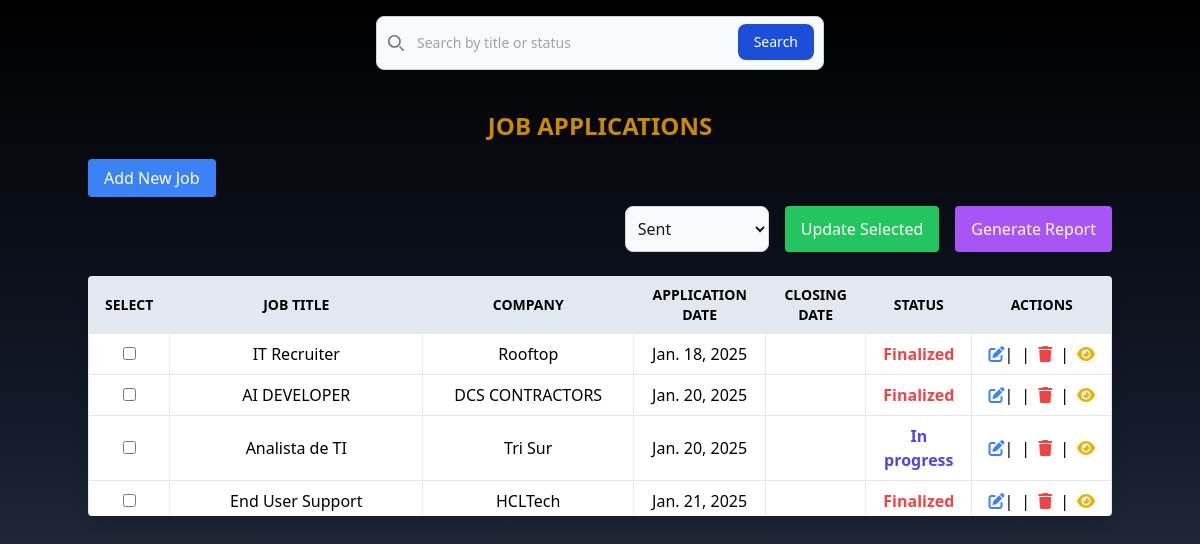
The page / on the database its author committed.
### job_app/models.py (models this page shows, shortened)
class JobApplication(models.Model):
    STATUS_CHOICES = [
        ('sent', 'Sent'),
        ('in_progress', 'Progress'),
        ('completed', 'Finalized'),
    ]
    job_title = models.CharField(max_length=255)
    company_name = models.CharField(max_length=255)
    requirements = models.TextField(blank=True, null=True)
    contact_name = models.CharField(max_length=255, blank=True, null=True)
    contact_phone = models.CharField(max_length=15, blank=True, null=True)
    application_date = models.DateField()
    closing_date = models.DateField(blank=True, null=True)
    notes = models.TextField(blank=True, null=True)
    status = models.CharField(
        max_length=20,
        choices=STATUS_CHOICES,
        default='sent'
    )  # Nuevo campo de estado

### job_app/views.py (the view)
# urls.py: 2. Add a URL to urlpatterns:  path('', views.home, name='home')
def home(request):
    query = request.GET.get('q', '')
    jobs = JobApplication.objects.all().order_by('application_date')
    if query:
        jobs = jobs.filter(
            Q(company_name__icontains=query) |
            Q(job_title__icontains=query) |
            Q(status__icontains=query)
        )
    return render(request, 'home.html', {'jobs': jobs})

### job_app/templates/home.html (shortened to what this page needs)
{% extends "layout/_base.html" %}
{% block content %}
<div class="container mx-auto w-full md:p-0 px-4">
    <a href="{% url "home" %}">
        <h1 class="text-2xl font-bold mb-4 text-yellow-600 text-center uppercase p-2">Job Applications</h1>
    </a>
    <a href="#" onclick="openAddModal()" class="bg-blue-500 text-white px-4 py-2 rounded hover:bg-blue-600 w-40 text-center">Add New Job</a>
    <div class="flex flex-col justify-between items-center mt-4">
        <form method="POST" action="{% url 'bulk_update_status' %}" class="flex flex-col gap-2 w-full">
            <div class="flex gap-4 justify-end">
                <select name="status" id="status_bulk" class="bg-gray-50 border border-gray-300 text-gray-900 rounded-lg focus:ring-blue-500 focus:border-blue-500 dark:bg-gray-700 dark:border-gray-600 dark:placeholder-gray-400 dark:text-white dark:focus:ring-blue-500 dark:focus:border-blue-500 w-36 py-2.5 px-2">
                    <option value="sent">Sent</option>
                </select>
                <button type="submit" class="bg-green-500 text-white px-4 py-2 rounded hover:bg-green-600">
                        Update Selected
                </button>
                <button type="button" onclick="generateReportCSV()" class="bg-purple-500 text-white px-4 py-2 rounded hover:bg-purple-600">
                    Generate Report
                </button>
            </div>
            <div class="mt-4 rounded overflow-hidden shadow-lg">
                <div class="overflow-y-auto max-h-60">
                    <table class="min-w-full bg-white">
                        <thead>
                            <tr class="text-sm uppercase">
                                <th class="border px-4 py-2 sticky top-0 bg-slate-200">Select</th>
                                <th class="border px-4 py-2 sticky top-0 text-center bg-slate-200">Job Title</th>
                                <th class="border px-4 py-2 sticky top-0 text-center bg-slate-200">Company</th>
                                <th class="border px-4 py-2 sticky top-0 text-center bg-slate-200">Application Date</th>
                                <th class="border px-4 py-2 sticky top-0 text-center bg-slate-200">Closing Date</th>
                                <th class="border px-4 py-2 sticky top-0 text-center bg-slate-200">Status</th>
                                <th class="border px-4 py-2 sticky top-0 text-center bg-slate-200">Actions</th>
                            </tr>
                        </thead>
                        <tbody>
                            {% for job in jobs %}
                            <tr class="text-center">
                                <td class="border px-4 py-2">
                                    <input type="checkbox" name="job_ids" value="{{ job.id }}" />
                                </td>
                                <td class="border px-4 py-2 text-center align-middle">{{ job.job_title }}</td>
                                <td class="border px-4 py-2 text-center align-middle">{{ job.company_name }}</td>
                                <td class="border px-4 py-2 text-center align-middle">{{ job.application_date }}</td>
                                <td class="border px-4 py-2 text-center align-middle">
                                </td>
                                <td class="border px-4 py-2 text-center align-middle">
                                    {% if job.get_status_display == "Sent" %}
                                        <span class="text-green-500 font-bold">Sent</span>
                                    {% elif job.get_status_display == "Progress" %}
                                        <span class="text-indigo-600 font-bold">In progress</span>
                                    {% else %}
                                        <span class="text-red-500 font-bold">Finalized</span>
                                    {% endif %}
                                </td>
                                <td class="border px-4 py-2 text-center">
                                    <div class="flex justify-center items-center space-x-2">
                                        <a href="#" onclick="openEditModal({{ job.id }})" class="text-blue-500"><i class="fa-solid fa-pen-to-square"></i></a> |
                                        <span>|</span>
                                        <a href="#" onclick="openDeleteModal({{ job.id }}, '{{ job.job_title }}')" class="text-red-500">
                                            <i class="fa-solid fa-trash"></i>
                                        </a>
                                        <span>|</span>
                                        <a href="#" onclick="openViewModal({{ job.id }})" class="text-yellow-500">
                                            <i class="fa-solid fa-eye"></i>
                                        </a>
                                    </div>
                                </td>
                            </tr>
                            {% endfor %}
                        </tbody>
                    </table>
                </div>
            </div>
        </form>
    </div>
</div>
{% endblock content %}

### job_app/templates/layout/_base.html (shortened to what this page needs)
{% load static %}
<!DOCTYPE html>
<html lang="en">
<head>
    {% block styles %}
    <link rel="stylesheet" href="{% static 'src/output.css' %}">
    {% endblock styles %}
</head>
<body class="flex flex-col items-center h-screen bg-gradient-to-t from-gray-700 via-gray-900 to-black overflow-hidden">
    {% include "layout/partials/menu.html" %}
    <main class="flex justify-center items-start w-full py-4 overflow-y-auto">
        {% block content %}
        {% endblock content %}
    </main>
</body>
</html>

### job_app/templates/layout/partials/menu.html (shortened to what this page needs)
{% load static %}
<nav class="border-gray-200 w-full flex justify-center p-4">
  <form class="max-w-md w-full" method="get" action="">
    <div class="relative">
        <div class="absolute inset-y-0 start-0 flex items-center ps-3 pointer-events-none">
    </div>
    <input type="text" name="q" placeholder="Search by title or status"  class="block w-full p-4 ps-10 text-sm text-gray-900 border border-gray-300 rounded-lg bg-gray-50 focus:ring-blue-500 focus:border-blue-500 dark:bg-gray-700 dark:border-gray-600 dark:placeholder-gray-400 dark:text-white dark:focus:ring-blue-500 dark:focus:border-blue-500" required />
    <button type="submit" class="text-white absolute end-2.5 bottom-2.5 bg-blue-700 hover:bg-blue-800 focus:ring-4 focus:outline-none focus:ring-blue-300 font-medium rounded-lg text-sm px-4 py-2 dark:bg-blue-600 dark:hover:bg-blue-700 dark:focus:ring-blue-800">Search</button>
    </div>
</form>
</nav>

### job_app/templates/layout/modals/modal_addJob.html (shortened to what this page needs)
{% load static %}

### job_app/templates/layout/modals/modal_editJob.html (shortened to what this page needs)
{% load static %}

### job_app/templates/layout/modals/modal_deleteJob.html (shortened to what this page needs)
{% load static %}

### job_app/templates/layout/modals/modal_detailsJob.html (shortened to what this page needs)
{% load static %}

### rows shown on the page
JobApplication: job_title "IT Recruiter", company_name "Rooftop", application_date "Jan. 18, 2025", status "Finalized"
JobApplication: job_title "AI DEVELOPER", company_name "DCS CONTRACTORS", application_date "Jan. 20, 2025", status "Finalized"
JobApplication: job_title "Analista de TI", company_name "Tri Sur", application_date "Jan. 20, 2025", status "In progress"
JobApplication: job_title "End User Support", company_name "HCLTech", application_date "Jan. 21, 2025", status "Finalized"
